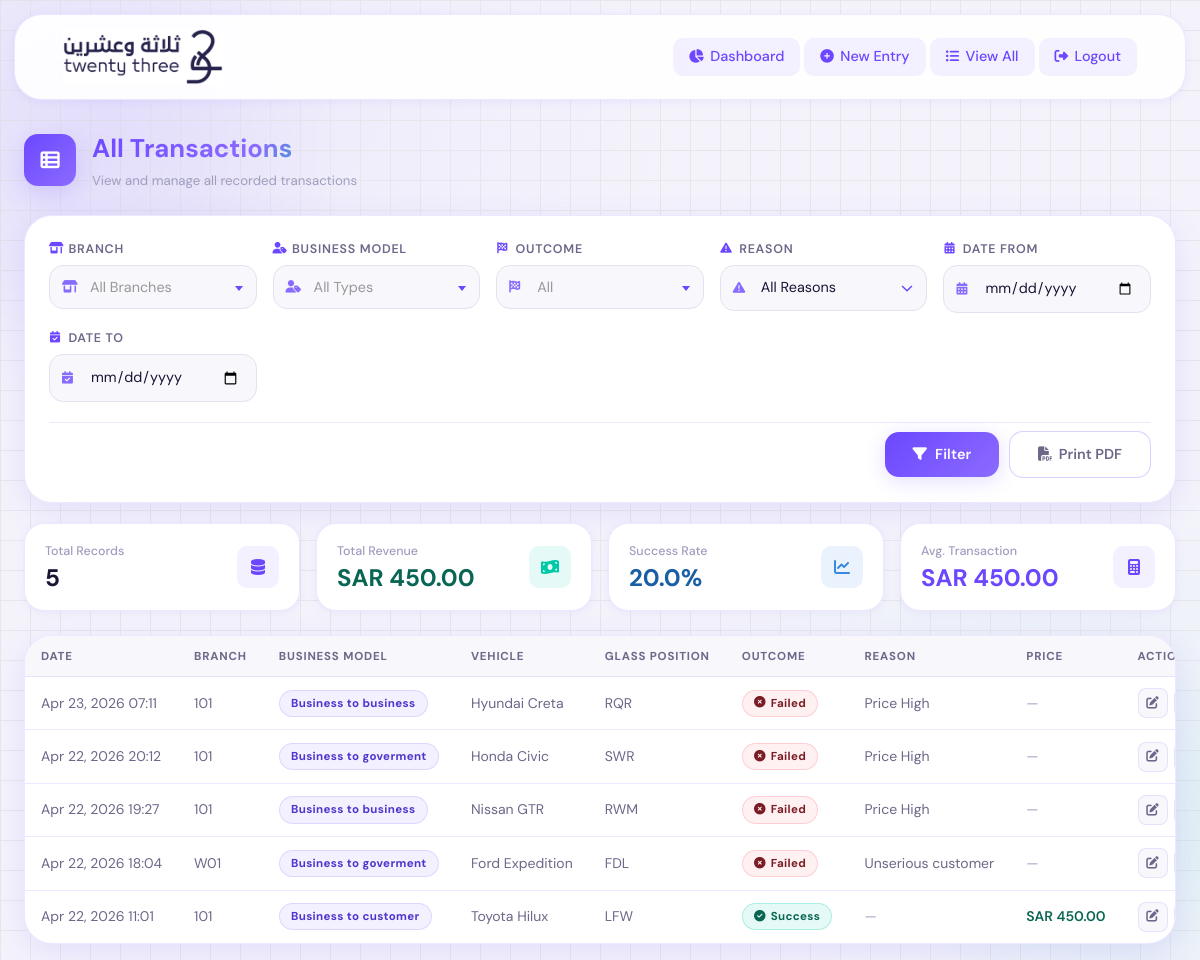
Page /list/ (signed in) on the earlier database version.
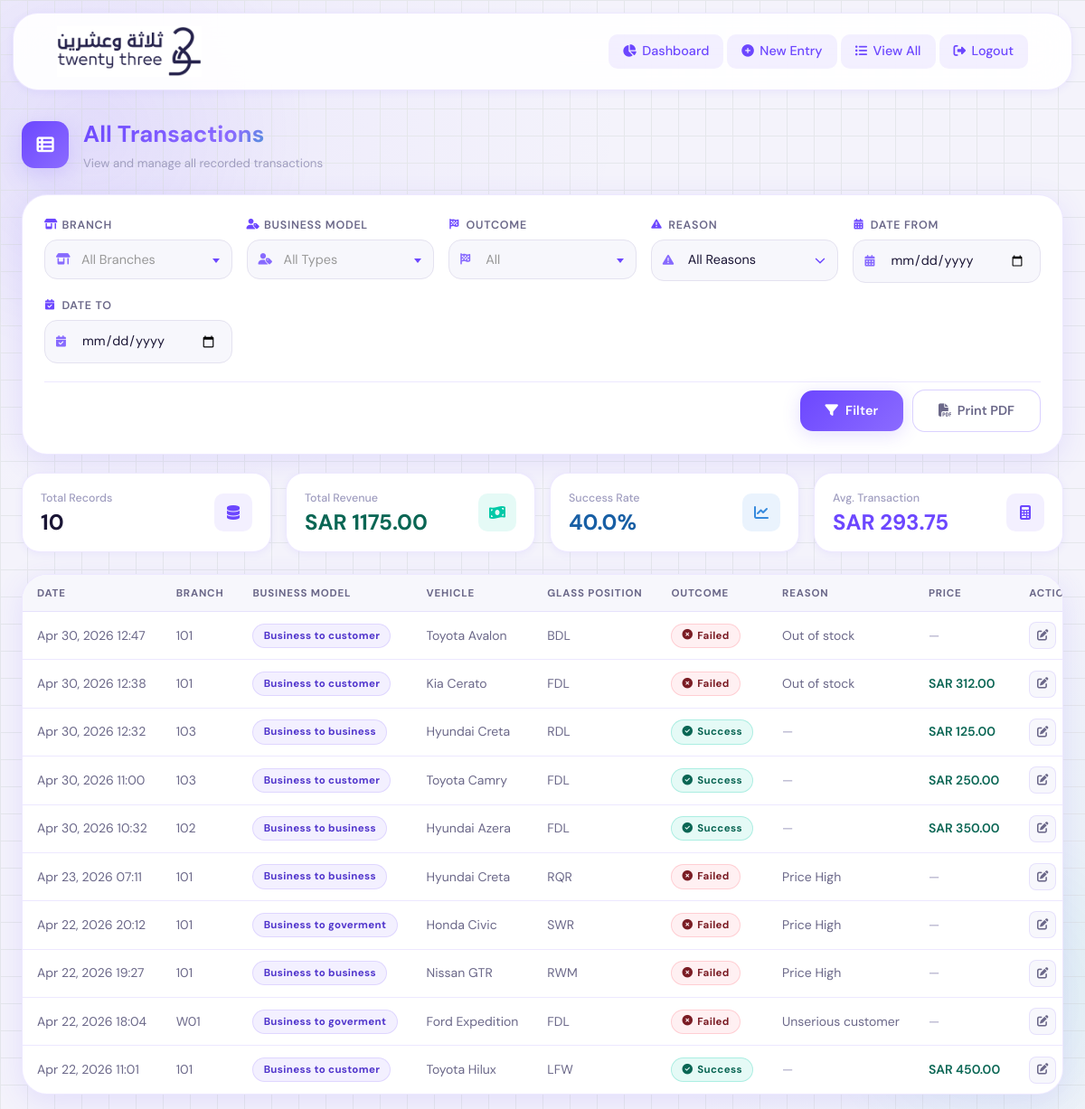
Same page on the later database version.
### core/models.py (models this page shows, shortened)
class Transaction(models.Model):
    branch = models.ForeignKey(Branch, on_delete=models.PROTECT)
    vehicle_brand = models.ForeignKey(VehicleBrand, on_delete=models.PROTECT)
    vehicle_model = models.ForeignKey(VehicleModel, on_delete=models.PROTECT)
    manufacture_year = models.ForeignKey(ManufactureYear, on_delete=models.PROTECT)
    glass_position = models.ForeignKey(GlassPosition, on_delete=models.PROTECT)
    customer_source = models.ForeignKey(CustomerSource, on_delete=models.PROTECT)
    business_model = models.ForeignKey(BusinessModel, on_delete=models.PROTECT)
    sales_type = models.ForeignKey(SalesType, on_delete=models.PROTECT, null=True, blank=True)
    parts_type = models.ForeignKey(PartsType, on_delete=models.SET_NULL, null=True, blank=True)
    maintenance_type = models.ForeignKey(MaintenanceType, on_delete=models.SET_NULL, null=True, blank=True)
    corporate_client = models.ForeignKey(CorporateClient, on_delete=models.SET_NULL, null=True, blank=True)
    wholesale_company = models.ForeignKey(WholesaleCompany, on_delete=models.SET_NULL, null=True, blank=True)
    government_org = models.ForeignKey(GovernmentOrganization, on_delete=models.SET_NULL, null=True, blank=True)
    OUTCOME_CHOICES = [
        ('success', 'Success'),
        ('fail', 'Fail'),
    ]
    outcome = models.CharField(max_length=10, choices=OUTCOME_CHOICES)
    price = models.DecimalField(max_digits=10, decimal_places=2, null=True, blank=False)
    document = models.FileField(upload_to='documents/', null=True, blank=True)
    note = models.TextField(blank=True)
    reason = models.ForeignKey(Reason, on_delete=models.SET_NULL, null=True, blank=True)
    expected_price = models.DecimalField(max_digits=10, decimal_places=2, null=True, blank=True)
    maintenance_other_note = models.TextField(blank=True)
    created_at = models.DateTimeField(auto_now_add=True)
    updated_at = models.DateTimeField(auto_now=True)

class Branch(models.Model):
    COMPANY_CHOICES = [
        ('Al Salem Auto Glass', 'Al Salem Auto Glass'),
        ('Watam Auto Glass', 'Watam Auto Glass'),
    ]
    company = models.CharField(max_length=20, choices=COMPANY_CHOICES)
    code = models.CharField(max_length=10, unique=True)  # e.g., 101, W01
    name = models.CharField(max_length=100, blank=True)
    def __str__(self):
        return f"{self.company} - {self.code}"
    class Meta:
        ordering = ['company', 'code']

class BusinessModel(models.Model):
    name = models.CharField(max_length=50, unique=True)
    class Meta:
        ordering = ['id']

class VehicleBrand(models.Model):
    name = models.CharField(max_length=50, unique=True)

class VehicleModel(models.Model):
    brand = models.ForeignKey(VehicleBrand, on_delete=models.CASCADE, related_name='models')
    name = models.CharField(max_length=50)
    class Meta:
        unique_together = ('brand', 'name')

class GlassPosition(models.Model):
    name = models.CharField(max_length=100, unique=True)

class Reason(models.Model):
    name = models.CharField(max_length=100, unique=True)
    def __str__(self):
        return self.name

### core/views.py (the view)
# urls.py: path('list/', views.transaction_list, name='transaction_list'),
@login_required
def transaction_list(request):
    if request.user.userprofile.role == 'admin':
        transactions = Transaction.objects.all()
    else:
        transactions = Transaction.objects.filter(branch=request.user.userprofile.branch)
    branch = request.GET.get('branch')
    business_model = request.GET.get('business_model')
    outcome = request.GET.get('outcome')
    reason = request.GET.get('reason')
    date_from = request.GET.get('date_from')
    date_to = request.GET.get('date_to')
    if branch and request.user.userprofile.role == 'admin':
        transactions = transactions.filter(branch_id=branch)
    if business_model:
        transactions = transactions.filter(business_model_id=business_model)
    if outcome:
        transactions = transactions.filter(outcome=outcome)
    if reason:
        transactions = transactions.filter(reason_id=reason)
    if date_from:
        transactions = transactions.filter(created_at__date__gte=date_from)
    if date_to:
        transactions = transactions.filter(created_at__date__lte=date_to)
    transactions = transactions.order_by('-created_at')
    total_count = transactions.count()
    total_revenue = transactions.filter(outcome='success').aggregate(total=Sum('price'))['total'] or 0
    success_count = transactions.filter(outcome='success').count()
    success_rate = round((success_count / total_count * 100) if total_count > 0 else 0, 1)
    fail_count = transactions.filter(outcome='fail').count()
    fail_rate = round((fail_count / total_count * 100) if total_count > 0 else 0, 1)
    avg_transaction = total_revenue / success_count if success_count > 0 else 0
    paginator = Paginator(transactions, 50)
    page = request.GET.get('page')
    transactions = paginator.get_page(page)
    context = {
        'transactions': transactions,
        'total_count': total_count,
        'total_revenue': total_revenue,
        'success_rate': success_rate,
        'fail_rate': fail_rate,
        'avg_transaction': avg_transaction,
        'branches': Branch.objects.all(),
        'business_models': BusinessModel.objects.all(),
        'reasons': Reason.objects.all(),
    }
    return render(request, 'core/transaction_list.html', context)

### core/templates/core/transaction_list.html (shortened to what this page needs)
{% extends 'core/base.html' %}
{% load widget_tweaks %}
{% block content %}
<div class="list-page-wrap" data-aos="fade-up">
    <div class="page-hero">
        <div class="page-hero-left">
            <div class="page-hero-icon"><i class="fas fa-table-list"></i></div>
            <div class="page-hero-text">
                <h2 class="gradient-text">All Transactions</h2>
                <p>View and manage all recorded transactions</p>
            </div>
        </div>
    </div>
    <div class="glass-card" style="margin-bottom:1.25rem; padding:1.5rem !important;">
        <form method="get" id="filter-form">
            <div class="filter-grid">
                <div class="field-group">
                <div class="field-label"><i class="fas fa-store-alt"></i>Branch</div>
                <div class="field-icon-wrap">
                </div>
            </div>
                <div class="field-group">
                    <div class="field-label"><i class="fas fa-user-tag"></i>Business Model</div>
                    <div class="field-icon-wrap">
                    </div>
                </div>
                <div class="field-group">
                    <div class="field-label"><i class="fas fa-flag-checkered"></i>Outcome</div>
                    <div class="field-icon-wrap">
                    </div>
                </div>
                <div class="field-group">
                    <div class="field-label"><i class="fas fa-triangle-exclamation"></i>Reason</div>
                    <div class="field-icon-wrap">
                        <select name="reason" class="form-input" id="filter-reason">
                            <option value="">All Reasons</option>
                        </select>
                    </div>
                </div>
                <div class="field-group">
                    <div class="field-label"><i class="fas fa-calendar-days"></i>Date From</div>
                    <div class="field-icon-wrap">
                        <input type="date" name="date_from" id="filter-date-from" value="{{ request.GET.date_from }}" class="form-input">
                    </div>
                </div>
                <div class="field-group">
                    <div class="field-label"><i class="fas fa-calendar-check"></i>Date To</div>
                    <div class="field-icon-wrap">
                        <input type="date" name="date_to" id="filter-date-to" value="{{ request.GET.date_to }}" class="form-input">
                    </div>
                </div>
                <div class="filter-footer">
                    <button type="submit" class="btn-primary">
                        <i class="fas fa-filter"></i>Filter
                    </button>
                    <a href="#" id="print-pdf-btn" class="btn-secondary" style="display:inline-flex;align-items:center;gap:0.4rem;">
                        <i class="fas fa-file-pdf"></i>Print PDF
                    </a>
                </div>
            </div>
        </form>
    </div>
    <div class="stats-grid">
        <div class="stat-card" data-aos="fade-up" data-aos-delay="60">
            <div style="display:flex;align-items:center;justify-content:space-between;gap:0.75rem;">
                <div>
                    <div class="stat-label">Total Records</div>
                    <div class="stat-value" style="color:var(--text-primary);">{{ total_count }}</div>
                </div>
                <div class="stat-icon" style="background:var(--primary-subtle);">
                    <i class="fas fa-database" style="color:var(--primary);"></i>
                </div>
            </div>
        </div>
        <div class="stat-card" data-aos="fade-up" data-aos-delay="120">
            <div style="display:flex;align-items:center;justify-content:space-between;gap:0.75rem;">
                <div>
                    <div class="stat-label">Total Revenue</div>
                    <div class="stat-value" style="color:#0a6654;">SAR {{ total_revenue|floatformat:2 }}</div>
                </div>
                <div class="stat-icon" style="background:rgba(0,201,167,0.1);">
                    <i class="fas fa-money-bill-wave" style="color:#00C9A7;"></i>
                </div>
            </div>
        </div>
        <div class="stat-card" data-aos="fade-up" data-aos-delay="180">
            <div style="display:flex;align-items:center;justify-content:space-between;gap:0.75rem;">
                <div>
                    <div class="stat-label">Success Rate</div>
                    <div class="stat-value" style="color:#185FA5;">{{ success_rate }}%</div>
                </div>
                <div class="stat-icon" style="background:rgba(56,139,235,0.1);">
                    <i class="fas fa-chart-line" style="color:#378ADD;"></i>
                </div>
            </div>
        </div>
        <div class="stat-card" data-aos="fade-up" data-aos-delay="240">
            <div style="display:flex;align-items:center;justify-content:space-between;gap:0.75rem;">
                <div>
                    <div class="stat-label">Avg. Transaction</div>
                    <div class="stat-value" style="color:var(--primary);">SAR {{ avg_transaction|floatformat:2 }}</div>
                </div>
                <div class="stat-icon" style="background:var(--primary-subtle);">
                    <i class="fas fa-calculator" style="color:var(--primary);"></i>
                </div>
            </div>
        </div>
    </div>
    <div class="glass-card" style="padding:0 !important; overflow:hidden;">
        <div class="table-wrap">
            <table>
                <thead>
                    <tr>
                        <th>Date</th>
                        <th>Branch</th>
                        <th>Business Model</th>
                        <th>Vehicle</th>
                        <th>Glass Position</th>
                        <th>Outcome</th>
                        <th>Reason</th>
                        <th>Price</th>
                        {% if request.user.userprofile.role == 'admin' %}
                        <th>Actions</th>
                        {% endif %}
                    </tr>
                </thead>
                <tbody>
                    {% for transaction in transactions %}
                    <tr onclick="window.location='{% url 'core:transaction_detail' transaction.id %}'" style="cursor:pointer;">
                        <td>{{ transaction.created_at|date:"M d, Y H:i" }}</td>
                        <td>{{ transaction.branch.code }}</td>
                        <td><span class="badge badge-type">{{ transaction.business_model.name }}</span></td>
                        <td>{{ transaction.vehicle_brand.name }} {{ transaction.vehicle_model.name }}</td>
                        <td>{{ transaction.glass_position.name }}</td>
                        <td>
                            {% if transaction.outcome == 'success' %}
                                <span class="badge badge-success"><i class="fas fa-circle-check"></i>Success</span>
                            {% else %}
                                <span class="badge badge-fail"><i class="fas fa-circle-xmark"></i>Failed</span>
                            {% endif %}
                        </td>
                        <td>
                            {% if transaction.reason %}
                                {{ transaction.reason }}
                            {% else %}
                                <span style="color:var(--text-muted);">—</span>
                            {% endif %}
                        </td>
                        <td>
                            {% if transaction.price %}
                                <span class="price-val">SAR {{ transaction.price }}</span>
                            {% else %}
                                <span class="price-nil">—</span>
                            {% endif %}
                        </td>
                        {% if request.user.userprofile.role == 'admin' %}
                        <td onclick="event.stopPropagation()">
                            <div style="display:flex;gap:0.4rem;">
                                <a href="{% url 'core:transaction_edit' transaction.id %}" class="action-btn edit" title="Edit">
                                    <i class="fas fa-pen-to-square"></i>
                                </a>
                            </div>
                        </td>
                        {% endif %}
                    </tr>
                    {% endfor %}
                </tbody>
            </table>
        </div>
    </div>
</div>
{% endblock %}

### core/templates/core/base.html (shortened to what this page needs)
{% load static %}
<!DOCTYPE html>
<html lang="en">
<head>
    <script src="https://cdn.tailwindcss.com"></script>
    <link rel="stylesheet" href="https://cdnjs.cloudflare.com/ajax/libs/font-awesome/6.5.0/css/all.min.css">
    <link href="https://cdn.jsdelivr.net/npm/select2@4.1.0-rc.0/dist/css/select2.min.css" rel="stylesheet" />
    <link href="https://unpkg.com/aos@2.3.1/dist/aos.css" rel="stylesheet">
</head>
<body>
    <div class="content-wrapper">
        <div class="fixed inset-0 overflow-hidden pointer-events-none" style="z-index:0;">
            <div class="absolute float-animation" style="width:500px;height:500px;top:-100px;left:-150px;background:radial-gradient(circle,rgba(108,71,255,0.08) 0%,transparent 70%);border-radius:50%;"></div>
        </div>
        <nav class="relative z-10 glass-card m-4 p-4">
            <div class="container mx-auto">
                <div class="flex justify-between items-center">
                    <div class="flex items-center space-x-3">
                        <img src="/static/img/23.png" alt="Company Logo" style="max-height:56px;width:auto;max-width:100%;">
                    </div>
                    <div class="flex items-center nav-links-desktop" style="gap:0.25rem;">
                        {% if user.userprofile.role == 'admin' %}
                        <a href="{% url 'core:dashboard' %}" class="nav-link active">
                            <i class="fas fa-chart-pie"></i>Dashboard
                        </a>
                            {% endif %}
                        <a href="{% url 'core:add_transaction' %}" class="nav-link active">
                            <i class="fas fa-plus-circle"></i>New Entry
                        </a>
                        <a href="{% url 'core:transaction_list' %}" class="nav-link active">
                            <i class="fas fa-list-ul"></i>View All
                        </a>
                        <a href="{% url 'core:logout' %}" class="nav-link active">
                            <i class="fas fa-sign-out-alt"></i>Logout
                        </a>
                    </div>
                </div>
            </div>
        </nav>
        <main class="container mx-auto p-4 relative z-10">
            {% block content %}{% endblock %}
        </main>
    </div>
</body>
</html>

Differences in the rows shown:
added Transaction: outcome "fail" (drawn)
added Transaction: outcome "fail" (drawn)
added Transaction: outcome "success" (drawn)
added Transaction: outcome "success" (drawn)
added Transaction: outcome "success" (drawn)
Other differences:
{{ total_count }}: "5" → "10"
{{ total_revenue|floatformat:2 }}: "450.00" → "1175.00"
{{ success_rate }}: "20.0" → "40.0"
{{ avg_transaction|floatformat:2 }}: "450.00" → "293.75"
